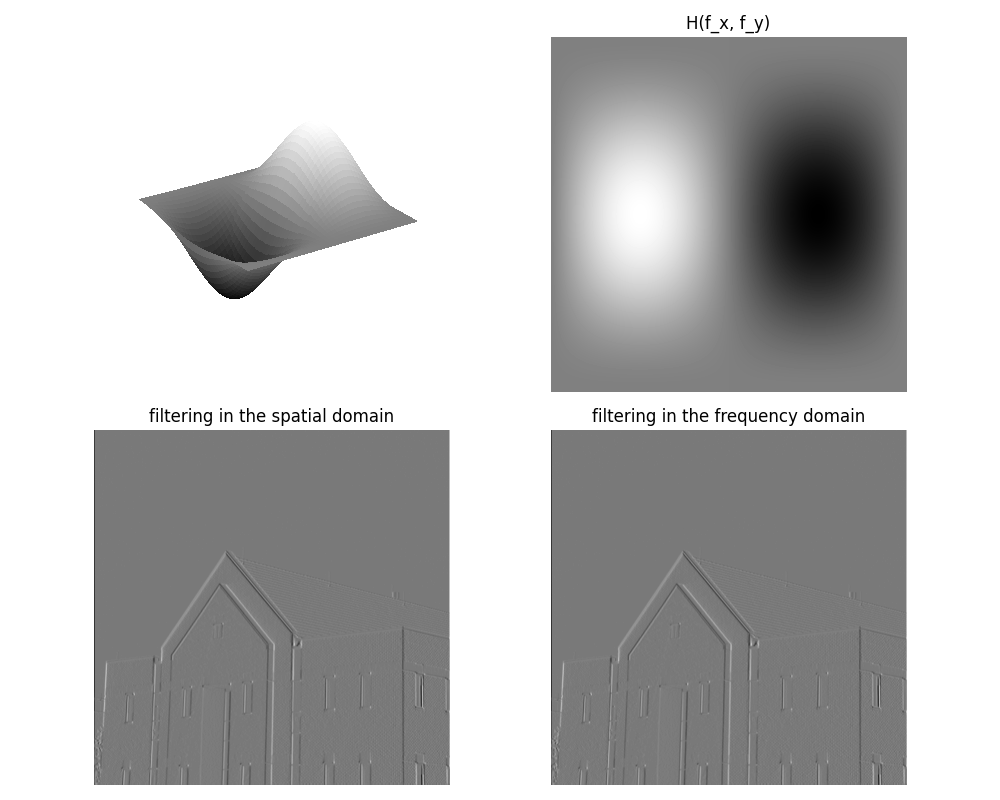

The script that saved this image:
import os
import sys
import numpy as np
import matplotlib.pyplot as plt
from mpl_toolkits.mplot3d import Axes3D  # noqa: F401
from skimage.io import imread
from skimage.util import img_as_float
from scipy.ndimage import correlate
from libDIPUM.paddedsize import paddedsize
from libDIPUM.dftfilt import dftfilt
from General.freqz2_equal import freqz2_equal
from libDIPUM.data_path import dip_data
# Data
img_path = dip_data('building-600by600.tif')
f = img_as_float(imread(img_path))
NR, NC = f.shape

# Padding
PQ = paddedsize(f.shape)

# Fourier transform
F = np.fft.fft2(f)

# Impulse response (Sobel) and frequency response
h = np.array([[1, 0, -1], [2, 0, -2], [1, 0, -1]], dtype=float)

# MATLAB freqz2 (equal spacing) implementation
H = freqz2_equal(h, PQ[0], PQ[1])
H_disp = H

# Filtering in the spatial domain (imfilter default is correlation)
gs = correlate(f, h, mode='constant', cval=0.0)

# Filtering in the frequency domain
H1 = np.fft.ifftshift(H_disp)
gf = dftfilt(f, H1)

# Display helpers (MATLAB imshow(..., []) autoscale)
def autoscale(img):
    img = np.asarray(img, dtype=float)
    img = img - img.min()
    maxv = img.max()
    if maxv > 0:
        img = img / maxv
    return img

fig = plt.figure(figsize=(10, 8))

# 3D surface of imag(H) subsampled
ax1 = fig.add_subplot(2, 2, 1, projection='3d')
step = 25
H_sub = np.imag(H_disp)[::step, ::step]
x = np.arange(0, H.shape[1], step)
y = np.arange(0, H.shape[0], step)
X, Y = np.meshgrid(x, y, indexing='ij')
ax1.plot_surface(X, Y, H_sub, cmap='gray', linewidth=0, antialiased=False)
ax1.view_init(elev=24, azim=146)
ax1.set_axis_off()

# imag(H)
ax2 = fig.add_subplot(2, 2, 2)
ax2.imshow(autoscale(np.imag(H_disp)), cmap='gray')
ax2.set_title('H(f_x, f_y)')
ax2.axis('off')

# Spatial domain
ax3 = fig.add_subplot(2, 2, 3)
ax3.imshow(autoscale(gs), cmap='gray')
ax3.set_title('filtering in the spatial domain')
ax3.axis('off')

# Frequency domain
ax4 = fig.add_subplot(2, 2, 4)
ax4.imshow(autoscale(gf), cmap='gray')
ax4.set_title('filtering in the frequency domain')
ax4.axis('off')

plt.tight_layout()
plt.savefig('Figure438.png')
plt.show()
